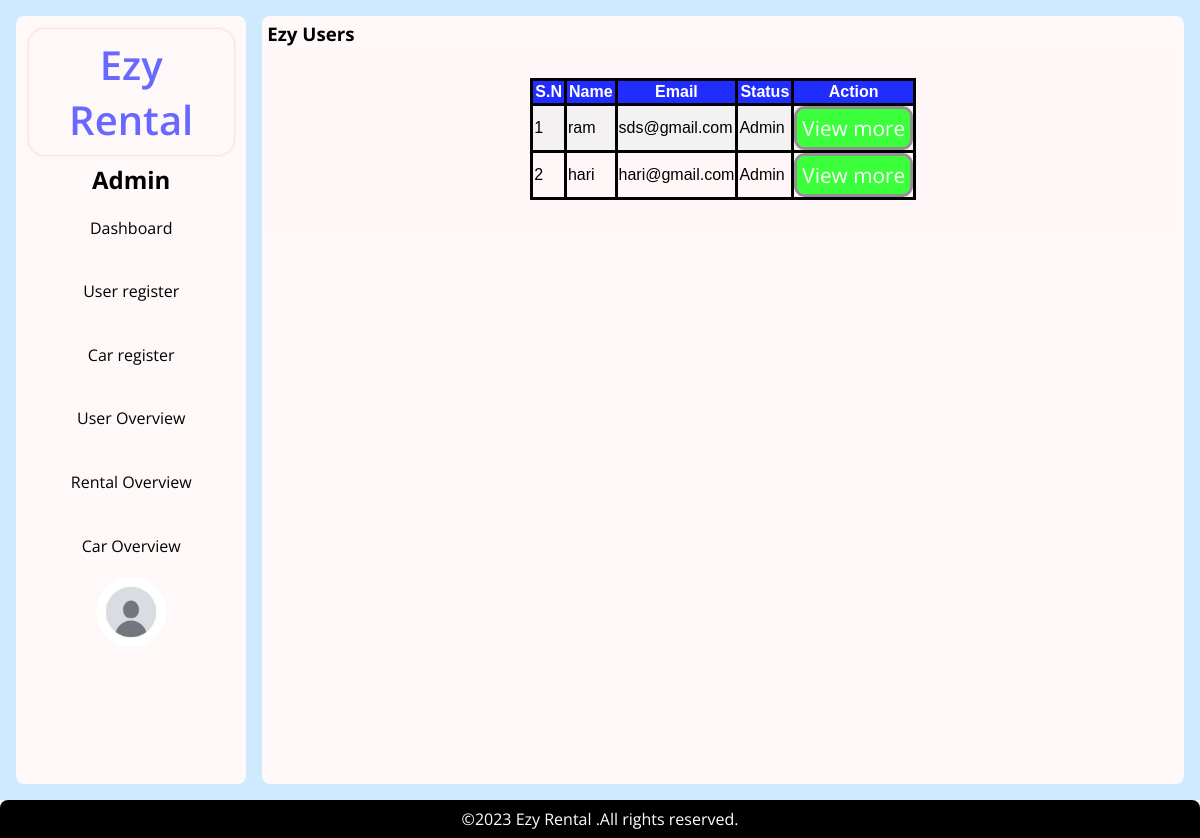
/admin/user_overview.php (signed in), run on an earlier commit of the app's database.
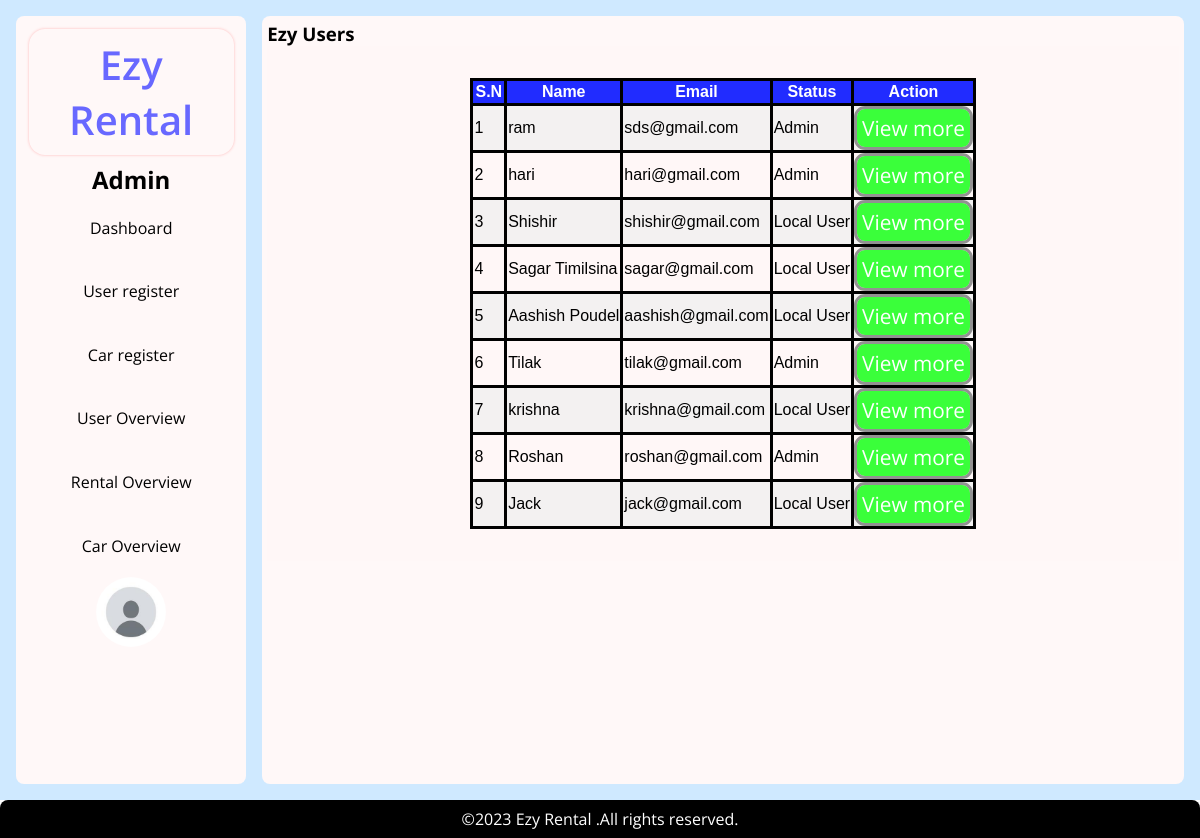
And on a later commit of the database.
### tables this page shows
CREATE TABLE `users` (
  `uid` int(11) NOT NULL,
  `name` varchar(70) NOT NULL,
  `address` varchar(72) NOT NULL,
  `status` enum('a','l') NOT NULL DEFAULT 'l',
  `contact` varchar(15) NOT NULL,
  `email` varchar(72) NOT NULL,
  `password` varchar(100) NOT NULL,
  `created_at` timestamp NOT NULL DEFAULT current_timestamp(),
  `updated_at` timestamp NULL DEFAULT NULL ON UPDATE current_timestamp()
);

### admin/user_overview.php (the view, shortened to what this page needs)
<?php
require '../process/db.php';
include '../include/admin_header.php';
?>
</head>
<body>
  <div class='admin-body'>
    <?php
    include '../include/admin_aside.php';
    ?>
    <main class='admin-main white'>
      <h3>Ezy Users</h3>
      <section class='car-collection'>
        <table>
          <tr>
            <th>S.N</th>
            <th>Name</th>
            <th>Email</th>
            <th>Status</th>
            <th>Action</th>
          </tr>
          <?php
          $i = 0;
          $selectusr = "SELECT * FROM users";
          $usrresult = mysqli_query($connect, $selectusr);
          while ($usrarr = $usrresult->fetch_assoc()) {
          ?>
            <tr>
              <td><?php echo ++$i; ?></td>
              <td><?php echo $usrarr['name']; ?></td>
              <td><?php echo $usrarr['email']; ?></td>
              <td><?php echo ($usrarr['status'] == 'a') ? "Admin" : "Local User"; ?></td>
              <td><a href="user_view.php?id=<?php echo $usrarr['uid']; ?>"><button class='button button-green'>View more</button></a>
              </td>
            </tr>
          <?php
          }
          ?>
        </table>
      </section>
    </main>
  </div>
  <?php
  include '../include/admin_footer.php';
  ?>
</body>
</html>

### include/admin_header.php (shortened to what this page needs)
<!DOCTYPE html>
<html lang="en">
  <head>
    <link rel="stylesheet" href="style.css" />
    <link rel="stylesheet" href="../asserts/css/style.css" />

### include/admin_aside.php (shortened to what this page needs)
<header class="admin-header white">
      <center>
        <h1 class="title">Ezy Rental</h1>
        <h2>Admin </h2>
        <nav class="">
          <ul class=" admin-nav-ul" style="list-style: none">
            <li class='admin-nav-element'><a href="index.php">Dashboard</a></li>
            <li class='admin-nav-element'><a href="../user_register.php">User register</a></li>
            <li class='admin-nav-element'><a href="car_register.php">Car register</a></li>
            <li class='admin-nav-element'><a href="user_overview.php">User Overview</a></li>
            <li class='admin-nav-element'><a href="rental_overview.php">Rental Overview</a></li>
            <li class='admin-nav-element'><a href="car_overview.php">Car Overview</a></li>
          </ul>
        </nav>
        <div class=" admin-dropdown">
          <img src="../uploads/profile.png" alt="logo" class='img-circle'>
        </div>
      </center>
    </header>

### include/admin_footer.php
<footer class="footer admin-footer">
    <div>
      <p style="color: white">&copy;2023 Ezy Rental .All rights reserved.</p>
    </div>
  </footer>

### asserts/css/style.css (style rules this page uses)
* { margin: 0; padding: 0; box-sizing: border-box; font-family: "Open Sans", sans-serif; }
body { overflow-x: hidden; }
.title { margin: 0.5rem; border-radius: 1rem; padding: 0.5rem; font-size: 2.5rem; font-weight: 600; width: fit-content; color: rgb(104, 104, 255); box-shadow: 0 0 3px rgb(255, 185, 185); }
.admin-nav-element { cursor: pointer; padding: 0.3rem; margin: 1rem auto; width: fit-content; }
.admin-nav-element a { color: black; }
.car-collection { display: flex; background-color: rgb(255, 247, 247); flex-wrap: wrap; justify-content: center; max-width: 1300px; margin: auto; padding: 2rem; }
* { padding: 0; margin: 0; box-sizing: border-box; }
table, th, td { border: 3px solid black; padding: 1px; font: 1em sans-serif; justify-content: center; border-collapse: collapse; }
th { padding: 2px; font-weight: 600; background: rgb(33, 44, 255); color: rgb(255, 255, 255); }
tr:nth-child(even) { background: rgb(243, 241, 241); }
main { max-width: 1300px; margin: 0 auto; }
::placeholder { color: rgb(205, 205, 205); font-size: medium; }
.button { padding: 5px; margin: auto; font-size: 1.3rem; color: white; border-radius: 0.5rem; outline: solid 3px rgba(118, 118, 118, 0.775); border: none; margin: 2px; }
.img-circle { border-radius: 50%; height: 70px; width: 70px; }
.button-green { background-color: rgb(58, 255, 58); }
.footer { display: grid; grid-template-columns: 1fr 1fr; justify-content: center; background-color: black; position: sticky; top: -80vh; border-radius: 0.5rem 0.5rem 0 0; padding: 0.5rem; }
a { text-decoration: none; color: white; }
.admin-dropdown { position: relative; display: inline-block; }
.admin-header { height: 100%; }
.admin-body { display: grid; grid-template-columns: 1fr 4fr; height: 100vh; width: 100vw; background-color: rgb(207, 233, 255); padding: 1rem; gap: 1rem; position: -webkit-sticky; position: sticky; top: 0; left: 0; }
.admin-footer { grid-template-columns: 1fr; justify-content: center; text-align: center; }
.white { background-color: rgb(255, 248, 248); border-radius: 0.5rem; padding: 0.3rem; width: 100%; }
.admin-nav-ul { display: flex; flex-direction: column; width: 100%; text-align: center; justify-content: center; }

What changed in the data, as far as the page shows it:
added users: name "Shishir", email "shishir@gmail.com", status "Local User"
added users: name "Sagar Timilsina", email "sagar@gmail.com", status "Local User"
added users: name "Aashish Poudel", email "aashish@gmail.com", status "Local User"
added users: name "Tilak", email "tilak@gmail.com", status "Admin"
added users: name "krishna", email "krishna@gmail.com", status "Local User"
added users: name "Roshan", email "roshan@gmail.com", status "Admin"
added users: name "Jack", email "jack@gmail.com", status "Local User"
